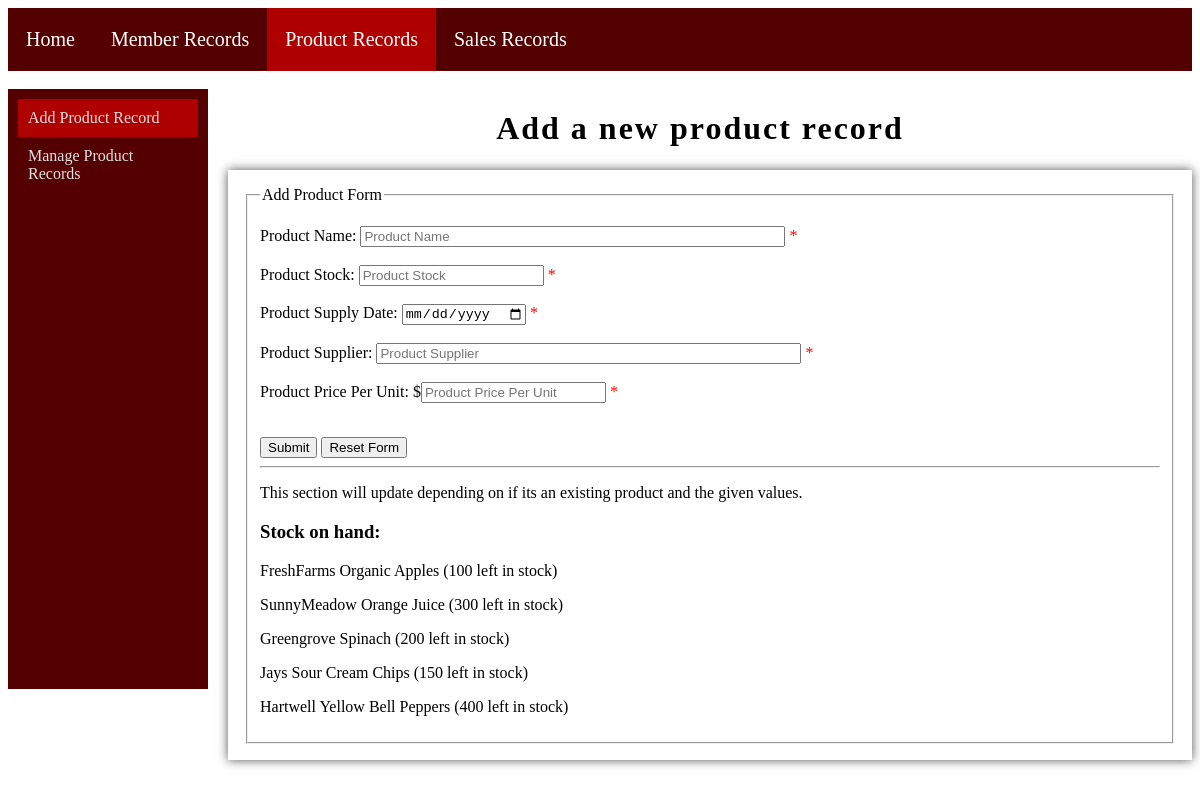
/addProduct.php, run on the app's committed database.
### tables this page shows
CREATE TABLE `product` (
  `ProductID` int(3) NOT NULL,
  `ProductName` varchar(50) NOT NULL,
  `ProductStock` int(4) NOT NULL,
  `ProductSupplyDate` date NOT NULL,
  `ProductSupplier` varchar(50) NOT NULL,
  `ProductPricePerUnit` float(5,2) NOT NULL
);

### addProduct.php (the view, shortened to what this page needs)
<!DOCTYPE html>
<html lang="en">
    <head>
        <link rel="stylesheet" href="./css/style.css">
    </head>
    <body>
    <nav class = "navigationbar">
            <a href="Home.php">Home</a>
            <a href="member.php">Member Records</a>
            <a class="onpage" href="product.php">Product Records</a>
            <a href="sales.php">Sales Records</a>
        </nav>
        <br>
        <div class="sidebar">
            <nav class="vertical-nav">
                <a class="onpage" href="addProduct.php">Add Product Record</a>
                <a href="searchProduct.php">Manage Product Records</a>
            </nav>
        </div>
        <?php
        $product_name = $product_stock = $product_supply_date = $product_supplier = $product_price_per_unit = "";
        $product_name_error = $product_stock_error = $product_supply_date_error = $product_supplier_error = $product_price_per_unit_error = "";
        ?>
        <h1 class="center">Add a new product record</h1>
        <div id="container">
        <form method="post" id="add_product" action="<?php echo htmlspecialchars($_SERVER["PHP_SELF"]);?>">
            <fieldset>
                <legend>Add Product Form</legend>
                <p>
                    <label for="product_name">Product Name:</label>
                    <input type="text" name="product_name" id="product_name" maxlength="50" size="50" placeholder="Product Name" value="<?php echo $product_name;?>"/>
                    <span class="error">* <?php echo $product_name_error;?> </span>
                    <br><br>
                    <label for="product_stock">Product Stock:</label>
                    <input type="number" name="product_stock" id="product_stock" maxlength="40" size="20" placeholder="Product Stock" value="<?php echo $product_stock;?>"/>
                    <span class="error">* <?php echo $product_stock_error;?> </span>
                    <br><br>
                    <label for="product_supply_date">Product Supply Date:</label>
                    <input type="date" name="product_supply_date" id="product_supply_date" maxlength="40" size="20" placeholder="Product Supply Date" value="<?php echo $product_supply_date;?>"/>
                    <span class="error">* <?php echo $product_supply_date_error;?> </span>
                    <br><br>
                    <label for="product_supplier">Product Supplier:</label>
                    <input type="text" name="product_supplier" id="product_supplier" maxlength="50" size="50" placeholder="Product Supplier" value="<?php echo $product_supplier;?>"/>
                    <span class="error">* <?php echo $product_supplier_error;?> </span>
                    <br><br>
                    <label for="product_price_per_unit">Product Price Per Unit:</label>
                    $<input type="number" step="0.01" name="product_price_per_unit" id="product_price_per_unit" maxlength="40" size="20" placeholder="Product Price Per Unit" value="<?php echo $product_price_per_unit;?>"/>
                    <span class="error">* <?php echo $product_price_per_unit_error;?> </span>
                    <br><br>
                </p>
            <input type="submit" name="submit" class="button"></input>
            <input type="reset" value="Reset Form" />
        </form>
        <hr />
        <p>This section will update depending on if its an existing product and the given values.</p>
        <h3>Stock on hand:</h3>
        <?php
            $conn = mysqli_connect('localhost', 'root', '', 'gotogro-mrm');
            $query = "SELECT ProductName, ProductStock FROM product";
            $result = mysqli_query($conn, $query);
            while ($row = mysqli_fetch_assoc($result)) {
                $itemName = $row['ProductName'];
                $itemStock = $row['ProductStock'];
                echo '<p>' . $itemName . ' (' . $itemStock . ' left in stock)</>';
            }
        ?>
        </div>
    </body>
</html>

### css/style.css (style rules this page uses)
h1 { font-family: Garamond; letter-spacing: 2px; }
.onpage { background-color: #af0000; }
.center { text-align: center; }
#container { margin-left: 220px; margin-top: 23px; padding: 16px; background-color: rgb(255, 255, 255); box-shadow: 0 0 10px #525252; }
.error { color: red; }
.navigationbar { background-color: rgb(84, 0, 0); overflow: auto; }
.navigationbar a { float: left; color: #ffffff; overflow: hidden; padding: 20px 18px; text-align: center; font-size: 20px; text-decoration: none; font-family: Georgia; }
.sidebar { width: 200px; height: 600px; background-color: rgb(84, 0, 0); float: left; }
.vertical-nav { padding: 10px; font-family: Georgia, serif; }
.vertical-nav a { display: block; padding: 10px; text-decoration: none; color: rgb(225, 225, 225); }

### data on the page
product: ProductName "FreshFarms Organic Apples", ProductStock "100"
product: ProductName "SunnyMeadow Orange Juice", ProductStock "300"
product: ProductName "Greengrove Spinach", ProductStock "200"
product: ProductName "Jays Sour Cream Chips", ProductStock "150"
product: ProductName "Hartwell Yellow Bell Peppers", ProductStock "400"
